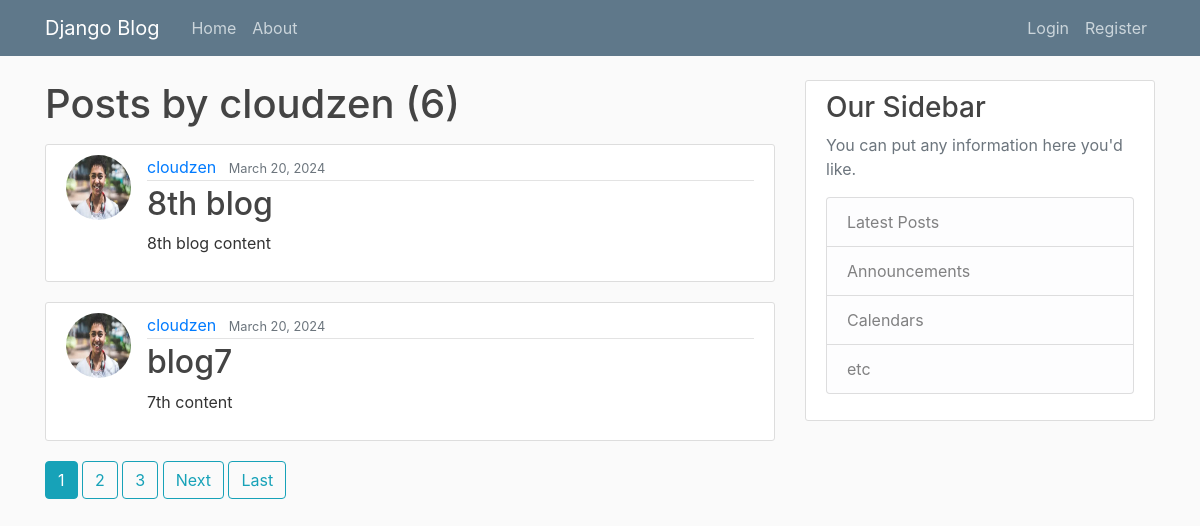
The page /user/cloudzen on the database its author committed.
### blog/models.py (models this page shows, shortened)
class Post(models.Model):
    title = models.CharField(max_length=100)
    content = models.TextField()
    date_posted = models.DateTimeField(default=timezone.now)
    author = models.ForeignKey(User, on_delete=models.CASCADE)

### users/models.py (models this page shows, shortened)
class Profile(models.Model):
    user = models.OneToOneField(User, on_delete=models.CASCADE)
    image = models.ImageField(default='default.jpg', upload_to='profile_pics')

### blog/views.py (the view)
# urls.py: path('user/<str:username>', UserPostListView.as_view(), name='user-posts'),
class UserPostListView(ListView):
    model = Post
    template_name = 'blog/user_posts.html'  # <app>/<model>_<viewtype>.html
    context_object_name = 'posts'
    paginate_by = 2
    def get_queryset(self):
        user = get_object_or_404(User, username=self.kwargs.get('username'))
        return Post.objects.filter(author=user).order_by('-date_posted')

### blog/templates/blog/user_posts.html (shortened to what this page needs)
{% extends "blog/base.html" %}
{% block content %}
    <h1 class="mb-3">Posts by {{ view.kwargs.username }} ({{ page_obj.paginator.count }})</h1>
    {% for post in posts %}
        <article class="media content-section">
          <img class="rounded-circle article-img" src="{{ post.author.profile.image.url }}">
          <div class="media-body">
            <div class="article-metadata">
              <a class="mr-2" href="{% url 'user-posts' post.author.username %}">{{ post.author }}</a>
              <small class="text-muted">{{ post.date_posted|date:"F d, Y" }}</small>
            </div>
            <h2><a class="article-title" href="{% url 'post-detail' post.id %}">{{ post.title }}</a></h2>
            <p class="article-content">{{ post.content }}</p>
          </div>
        </article>
    {% endfor %}
    {% if is_paginated %}
      {% for num in page_obj.paginator.page_range %}
        {% if page_obj.number == num %}
          <a class="btn btn-info mb-4" href="?page={{ num }}">{{ num }}</a>
        {% elif num > page_obj.number|add:'-3' and num < page_obj.number|add:'3' %}
          <a class="btn btn-outline-info mb-4" href="?page={{ num }}">{{ num }}</a>
        {% endif %}
      {% endfor %}
      {% if page_obj.has_next %}
        <a class="btn btn-outline-info mb-4" href="?page={{ page_obj.next_page_number }}">Next</a>
        <a class="btn btn-outline-info mb-4" href="?page={{ page_obj.paginator.num_pages }}">Last</a>
      {% endif %}
    {% endif %}
{% endblock content %}

### blog/templates/blog/base.html (shortened to what this page needs)
{% load static %}
<!DOCTYPE html>
<html>
<head>
    <link rel="stylesheet" href="https://maxcdn.bootstrapcdn.com/bootstrap/4.0.0/css/bootstrap.min.css">
    <link rel="stylesheet" type="text/css" href="{% static 'blog/main.css' %}">
</head>
<body>
    <header class="site-header">
      <nav class="navbar navbar-expand-md navbar-dark bg-steel fixed-top">
        <div class="container">
          <a class="navbar-brand mr-4" href="{% url 'blog-home' %}">Django Blog</a>
          <div class="collapse navbar-collapse" id="navbarToggle">
            <div class="navbar-nav mr-auto">
              <a class="nav-item nav-link" href="{% url 'blog-home' %}">Home</a>
              <a class="nav-item nav-link" href="{% url 'blog-about' %}">About</a>
            </div>
            <div class="navbar-nav">
              {% if user.is_authenticated %}
                <a class="nav-item nav-link" href="{% url 'post-create' %}">New Post</a>
                <a class="nav-item nav-link" href="{% url 'profile' %}">Profile</a>
                <a class="nav-item nav-link" href="{% url 'logout_confirm' %}">Logout</a>
              {% else %}
                <a class="nav-item nav-link" href="{% url 'login' %}">Login</a>
                <a class="nav-item nav-link" href="{% url 'register' %}">Register</a>
              {% endif %}
            </div>
          </div>
        </div>
      </nav>
    </header>
    <main role="main" class="container">
      <div class="row">
        <div class="col-md-8">
          {% block content %}{% endblock %}
        </div>
        <div class="col-md-4">
          <div class="content-section">
            <h3>Our Sidebar</h3>
            <p class='text-muted'>You can put any information here you'd like.
              <ul class="list-group">
                <li class="list-group-item list-group-item-light">Latest Posts</li>
                <li class="list-group-item list-group-item-light">Announcements</li>
                <li class="list-group-item list-group-item-light">Calendars</li>
                <li class="list-group-item list-group-item-light">etc</li>
              </ul>
            </p>
          </div>
        </div>
      </div>
    </main>
</body>
</html>

### blog/static/blog/main.css (style rules this page uses)
body { background: #fafafa; color: #333333; margin-top: 5rem; }
h1, h2, h3, h4, h5, h6 { color: #444444; }
ul { margin: 0; }
.bg-steel { background-color: #5f788a; }
.site-header .navbar-nav .nav-link { color: #cbd5db; }
.content-section { background: #ffffff; padding: 10px 20px; border: 1px solid #dddddd; border-radius: 3px; margin-bottom: 20px; }
.article-title { color: #444444; }
.article-content { white-space: pre-line; }
.article-img { height: 65px; width: 65px; margin-right: 16px; }
.article-metadata { padding-bottom: 1px; margin-bottom: 4px; border-bottom: 1px solid #e3e3e3 }

### rows shown on the page
Post: author.profile.image (picture), author "cloudzen", date_posted "March 20, 2024", title "8th blog", content "8th blog content"
Post: author.profile.image (picture), author "cloudzen", date_posted "March 20, 2024", title "blog7", content "7th content"

### other values the page prints
{{ view.kwargs.username }} "cloudzen"
{{ page_obj.paginator.count }} "6"
{{ num }} "1"
{{ num }} "2" "3"
